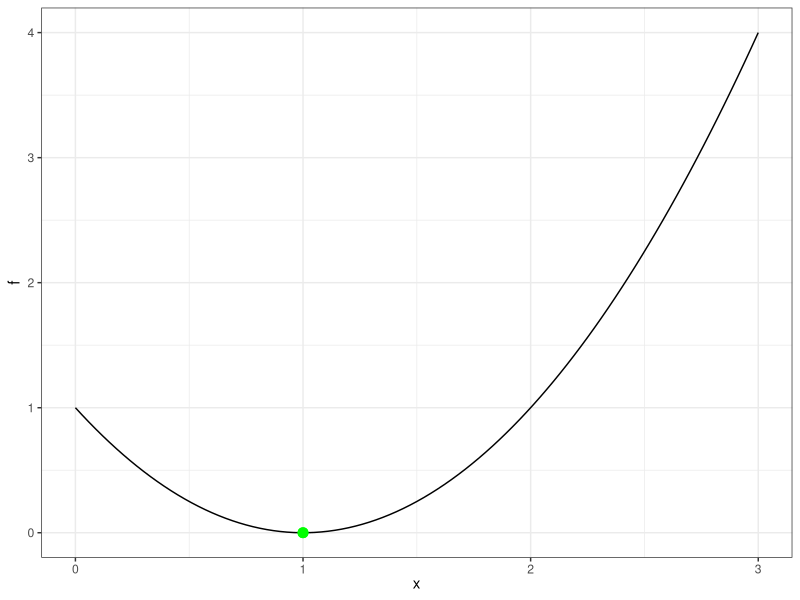
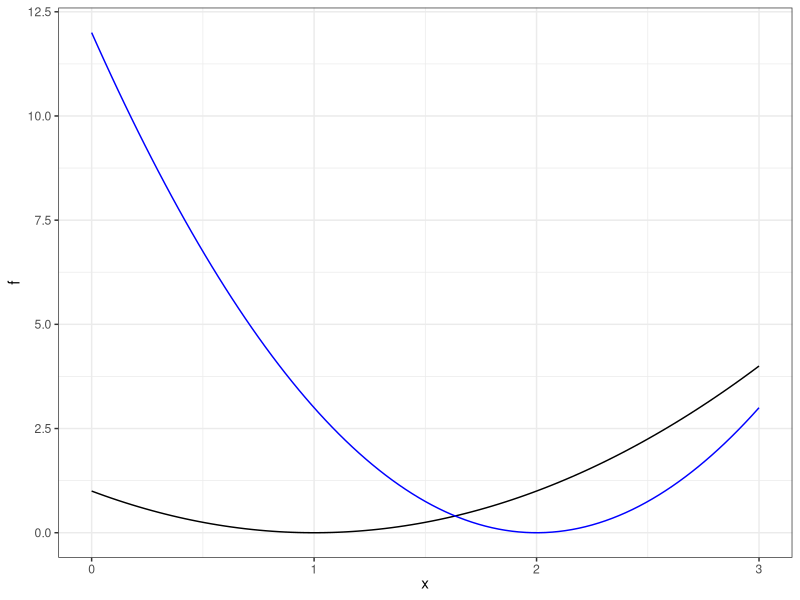
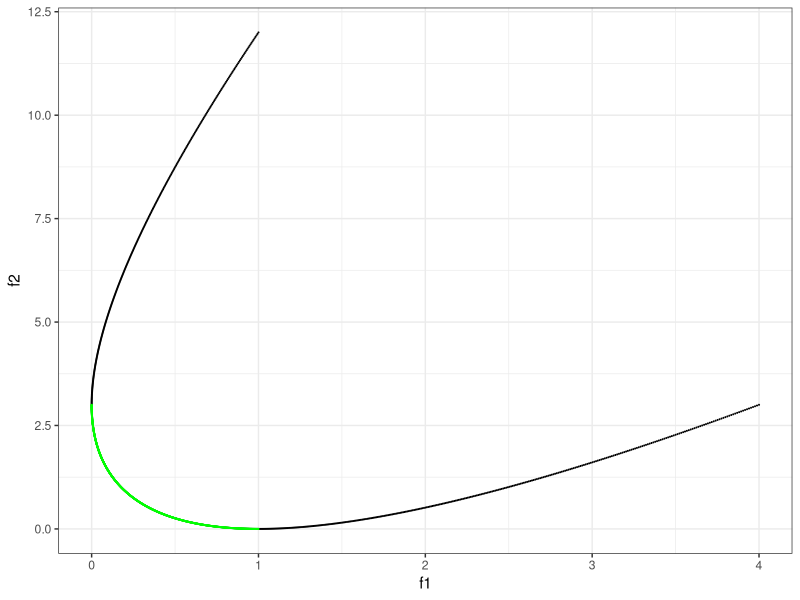

These charts were generated, in order, by the following R code:
# ------------------------------------------------------------------------------
# multicrit

# DATA: generate exemplary plots of the objectives plotted against 
#     each other as well as against the decision varianble x
# ------------------------------------------------------------------------------

library(ggplot2)

# ------------------------------------------------------------------------------

fun = function(x) (x - 1)^2
p = ggplot(data.frame(x = c(0, 3)), aes(x)) + stat_function(fun = fun)
p = p + geom_point(x = 1, y = 0, color = "green", size = 3)
p = p + theme_bw() + ylab("f") + xlab(expression(x))
ggsave("../figure_man/graph1.png", p, height = 2, width = 2)

fun1 = function(x) (x - 1)^2
fun2 = function(x) 3 * (x - 2)^2
p = ggplot(data.frame(x = c(0, 3)), aes(x)) + stat_function(fun = fun1) + stat_function(fun = fun2, color = "blue")
p = p + theme_bw() +  ylab("f") + xlab(expression(x))

ggsave("../figure_man/graph2.png", p, height = 2, width = 2)

x = seq(0, 3, length.out = 1000)
xpareto = seq(1, 2, length.out = 1000)

p2 = ggplot() + geom_point(data = data.frame(f1 = fun1(x), f2 = fun2(x)), aes(x = f1, y = f2), size = 0.05) + geom_point(data = data.frame(f1 = fun1(xpareto), f2 = fun2(xpareto)), aes(x = f1, y = f2), color = "green", size = 0.05) + theme_bw()

ggsave("../figure_man/graph3.png", p2, height = 2, width = 2)
